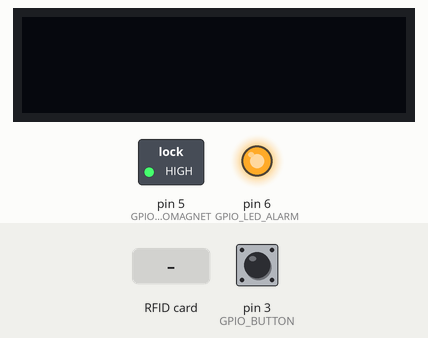
Recording of a program running on a simulated Arduino Uno, built with avr-gcc and run on an emulated ATmega328P. Parts: 128×32 one-colour display, switched loads named in the program (green lamp = pin HIGH), output pins drawn as LEDs (lit = HIGH). Dashed ring = blinking. Inputs (shaded band) come from the test bench; at power-on: pin 3 (GPIO_BUTTON) HIGH. Pins used as bus, display or sensor lines are not drawn; what the program prints to the serial monitor is not drawn.

Above: at 1.2 s.
1.3 s: RFID card 5E 7A 19 C4 held to the reader
At 2.6 s:
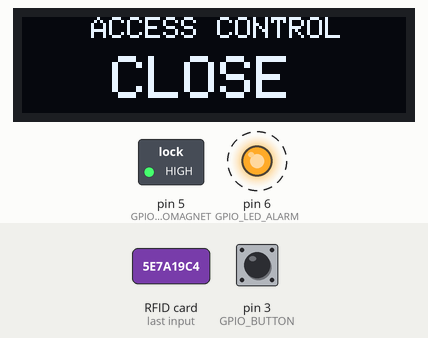
4.3 s: pin 3 (GPIO_BUTTON) pulled LOW for 1 s
At 7.1 s:
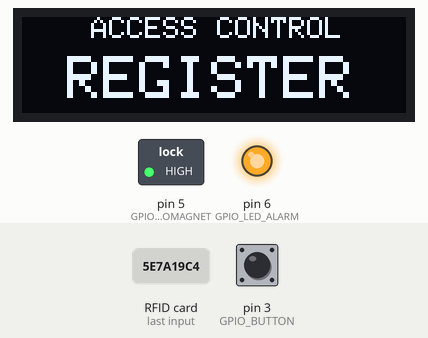
7.5 s: pin 3 (GPIO_BUTTON) pulled LOW for 3.2 s
At 11.4 s:
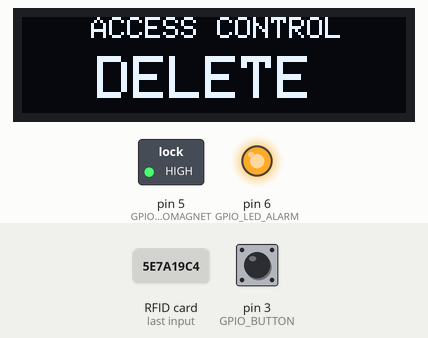
Timing chart, 0 to 12.9 s (numbered marks = the images above; inputs shaded):
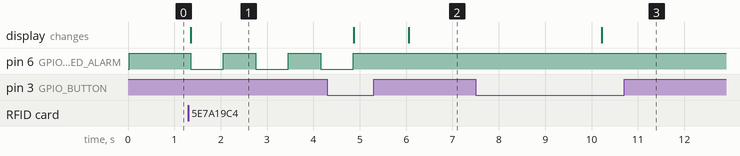

Measured:
- after the input at 1.3 s, pin 6 (GPIO_LED_ALARM): alternates HIGH for 0.70 s and LOW for 0.70 s, starting after 0.06 s; the display: changes after 0.06 s (image 1)
- after the input at 4.3 s, the display: first differs from a run without the input after 1.8 s (image 2)
- after the input at 7.5 s, the display: changes after 2.7 s (image 3)

The program:

main.cpp
```cpp
// importante funçao trim()


#include <Arduino.h>
#include <Adafruit_SSD1306.h>
#include <Adafruit_GFX.h>
#include <MFRC522.h>
#include <SPI.h>


#define SCREEN_WIDTH 128 // Largura do display
#define SCREEN_HEIGHT 32 // Altura do display

#define RAIO_CILINDRO 4.9
#define CONSTANTE_PI 3.142
#define ALTURA_MAX_CILINDRO 242

#define GPIO_ELETROMAGNET 5
#define GPIO_LED_ALARM 6
#define GPIO_BUTTON 3

#define SECONDS_FOR_DELETE_CARD 3

#define SS_PIN 10
#define RST_PIN 9

// Variaveis globais

#define SCREEN_ADDRESS 0x3C // Endereço do display (tente trocar por 0x3D se não funcionar)

// Declaration for an SSD1306 display connected to I2C (SDA, SCL pins)
#define OLED_RESET     -1 // Reset pin # (or -1 if sharing Arduino reset pin)

int cont_button = 0;
bool flag_press = false;

Adafruit_SSD1306 display(SCREEN_WIDTH, SCREEN_HEIGHT, &Wire, OLED_RESET);


enum MachineStates
{
  waiting_card = 0,
  register_card,
  delete_card
};

MachineStates CurrentState;


enum StateDisplay
{
  default_screen = 0,
  access_allowed_screen,
  access_failure_screen,
  register_screen,
  delete_screen,
  action_success_screen,
  action_fail_screen,
  open_door_screen,
  close_door_screen
};

StateDisplay CurrentStateScreen;


MFRC522 mfrc522(SS_PIN, RST_PIN); // Instance of the class

MFRC522::MIFARE_Key key;

// Definindo as dimensões da matriz
const int tamanho = 12;

// Declarando a matriz
String meuArray [tamanho];


String valorCartao = ""; // Variável para armazenar o valor do cartão lido

int posicaoArray = 0;

bool authorized = false;

// Declaracao dos prtotipos de funcoes

void ExecuteMachineState();
void intIOs();
void checkButton();
void screenDisplay(int state);
void configTimer1();
void waiting_card_function();
void pisca_led(int delay_time);

//-------------------------------------------

ISR(TIMER1_OVF_vect){                          //interrupção do TIMER1
  TCNT1 = 0xC2F7;                                 // Renicia TIMER
  checkButton();
}

void setup()
{
  Serial.begin(115200);

  display.begin(SSD1306_SWITCHCAPVCC, SCREEN_ADDRESS);

  intIOs();

  configTimer1();

  CurrentStateScreen = default_screen;
  screenDisplay(CurrentStateScreen);

  SPI.begin();          // Inicia comunicação SPI bus
  mfrc522.PCD_Init();   // Inicia MFRC522

}


void loop(){

  ExecuteMachineState();
  }


 void intIOs(){

  pinMode(GPIO_BUTTON, INPUT);
  pinMode(GPIO_ELETROMAGNET, OUTPUT);
  pinMode(GPIO_LED_ALARM, OUTPUT);

  digitalWrite(GPIO_ELETROMAGNET, HIGH);
  digitalWrite(GPIO_LED_ALARM, HIGH);
  }

void ExecuteMachineState(){


  switch (CurrentState){

  case waiting_card:

  CurrentStateScreen = default_screen;
  screenDisplay(CurrentStateScreen);

  waiting_card_function();
  break;


  case register_card:

    CurrentStateScreen = register_screen;
    screenDisplay(CurrentStateScreen);
    delay(1000);
    Serial.println("register_card");

      // Verifica se há cartões presentes
  if (mfrc522.PICC_IsNewCardPresent() && mfrc522.PICC_ReadCardSerial()) {
    // Lê o UID do cartão RFID
    String uid = "";
    for (byte i = 0; i < mfrc522.uid.size; i++) {
      uid += String(mfrc522.uid.uidByte[i] < 0x10 ? " 0" : " ");
      uid += String(mfrc522.uid.uidByte[i], HEX);
    }
    uid.toUpperCase();

    Serial.print("UID do cartão: ");
    Serial.println(uid);

    // Salva o UID do cartão na variável valorCartao
    valorCartao = uid;
    valorCartao.trim();
    Serial.print("valorCartao");
    Serial.println(valorCartao);
    // Pausa por um momento para evitar leituras repetidas

    posicaoArray++;

    if(posicaoArray <= 5){
      meuArray[posicaoArray] = valorCartao;
      CurrentStateScreen = action_success_screen;
      screenDisplay(CurrentStateScreen);
      pisca_led(250);
      delay(2000);
    }


    delay(1000);
    CurrentState = waiting_card;
  }

  break;


  case delete_card:

    CurrentStateScreen = delete_screen;
    screenDisplay(CurrentStateScreen);
    delay(1000);
    Serial.println("delete_card");

    // Verifica se há cartões presentes
  if (mfrc522.PICC_IsNewCardPresent() && mfrc522.PICC_ReadCardSerial()) {
    // Lê o UID do cartão RFID
    String uid = "";
    for (byte i = 0; i < mfrc522.uid.size; i++) {
      uid += String(mfrc522.uid.uidByte[i] < 0x10 ? " 0" : " ");
      uid += String(mfrc522.uid.uidByte[i], HEX);
    }
    uid.toUpperCase();

    Serial.print("UID do cartão: ");
    Serial.println(uid);

    // Salva o UID do cartão na variável valorCartao
    valorCartao = uid;
    valorCartao.trim();
    Serial.print("valorCartao");
    Serial.println(valorCartao);
    // Pausa por um momento para evitar leituras repetidas


    for (int i = 0; i <= 5; i++){

      if(meuArray[i] == valorCartao){
      meuArray[i] = "0";
      posicaoArray--;

      CurrentStateScreen = action_success_screen;
      screenDisplay(CurrentStateScreen);
      pisca_led(250);
      }
    }


    delay(2000);
    CurrentState = waiting_card;


  break;

  }
  }
}

void screenDisplay(int state){

  switch (state){

  case default_screen:

  display.clearDisplay();
  display.display();
  break;


  case access_allowed_screen:

  display.clearDisplay();

  display.setTextSize(1); // Tamanho
  display.setTextColor(WHITE); // Cor
  display.setCursor(23, 0);
  display.print("ACCESS CONTROL");

  display.setTextSize(2); // Tamanho
  display.setTextColor(WHITE); // Cor
  display.setCursor(10, 13); // Cursor pode ir de 0,0 a 128,32
  display.print("ACCESS OK");

  display.display();
  break;


  case access_failure_screen:

  display.clearDisplay();

  display.setTextSize(1); // Tamanho
  display.setTextColor(WHITE); // Cor
  display.setCursor(23, 0);
  display.print("ACCESS CONTROL");

  display.setTextSize(2); // Tamanho
  display.setTextColor(WHITE); // Cor
  display.setCursor(10, 13); // Cursor pode ir de 0,0 a 128,32
  display.print("NO ACCESS");

  display.display();
  break;

  case register_screen:

  display.clearDisplay();

  display.setTextSize(1); // Tamanho
  display.setTextColor(WHITE); // Cor
  display.setCursor(23, 0);
  display.print("ACCESS CONTROL");

  display.setTextSize(2); // Tamanho
  display.setTextColor(WHITE); // Cor
  display.setCursor(15, 13); // Cursor pode ir de 0,0 a 128,32
  display.print("REGISTER");

  display.display();

  break;

  case delete_screen:

  display.clearDisplay();

  display.setTextSize(1); // Tamanho
  display.setTextColor(WHITE); // Cor
  display.setCursor(23, 0);
  display.print("ACCESS CONTROL");

  display.setTextSize(2); // Tamanho
  display.setTextColor(WHITE); // Cor
  display.setCursor(25, 13); // Cursor pode ir de 0,0 a 128,32
  display.print("DELETE");

  display.display();

  break;

  case action_success_screen:

  display.clearDisplay();

  display.setTextSize(1); // Tamanho
  display.setTextColor(WHITE); // Cor
  display.setCursor(23, 0);
  display.print("ACCESS CONTROL");

  display.setTextSize(2); // Tamanho
  display.setTextColor(WHITE); // Cor
  display.setCursor(10, 13); // Cursor pode ir de 0,0 a 128,32
  display.print("SUCCESS!");

  display.display();
  break;

  case action_fail_screen:

  display.clearDisplay();

  display.setTextSize(1); // Tamanho
  display.setTextColor(WHITE); // Cor
  display.setCursor(23, 0);
  display.print("ACCESS CONTROL");

  display.setTextSize(2); // Tamanho
  display.setTextColor(WHITE); // Cor
  display.setCursor(10, 13); // Cursor pode ir de 0,0 a 128,32
  display.print("FAIL!");

  display.display();
  break;

  case open_door_screen:

  display.clearDisplay();

  display.setTextSize(1); // Tamanho
  display.setTextColor(WHITE); // Cor
  display.setCursor(23, 0);
  display.print("ACCESS CONTROL");

  display.setTextSize(2); // Tamanho
  display.setTextColor(WHITE); // Cor
  display.setCursor(30, 13); // Cursor pode ir de 0,0 a 128,32
  display.print("OPEN");

  display.display();
  break;

case close_door_screen:

  display.clearDisplay();

  display.setTextSize(1); // Tamanho
  display.setTextColor(WHITE); // Cor
  display.setCursor(23, 0);
  display.print("ACCESS CONTROL");

  display.setTextSize(2); // Tamanho
  display.setTextColor(WHITE); // Cor
  display.setCursor(30, 13); // Cursor pode ir de 0,0 a 128,32
  display.print("CLOSE");

  display.display();
  break;


  }

}

void configTimer1(){

   // Configuração do timer1
  TCCR1A = 0;                        //confira timer para operação normal pinos OC1A e OC1B desconectados
  TCCR1B = 0;                        //limpa registrador
  TCCR1B |= (1<<CS10)|(1 << CS12);   // configura prescaler para 1024: CS12 = 1 e CS10 = 1

  TCNT1 = 0xC2F7;                    // incia timer com valor para que estouro ocorra em 1 segundo
                                     // 65536-(16MHz/1024/1Hz) = 49911 = 0xC2F7

  TIMSK1 |= (1 << TOIE1);           // habilita a interrupção do TIMER1
}

void checkButton(){


  if(!digitalRead(GPIO_BUTTON)){
    flag_press = true;
    cont_button++;
  }

  if(digitalRead(GPIO_BUTTON) && flag_press){
    flag_press = false;
    cont_button = 0;

    CurrentState = register_card;
  }

  if(cont_button >= SECONDS_FOR_DELETE_CARD){
    flag_press = false;
    cont_button = 0;

    CurrentState = delete_card;
  }
}

void waiting_card_function(){

 // Verifica novos cartões
  if ( ! mfrc522.PICC_IsNewCardPresent())
  {
    return;
  }
  // Seleciona um dos cartões
  if ( ! mfrc522.PICC_ReadCardSerial())
  {
    return;
  }

  // Mostra UID na serial
  Serial.print("UID da tag :");
  String conteudo= "";
  for (byte i = 0; i < mfrc522.uid.size; i++)
  {
     Serial.print(mfrc522.uid.uidByte[i] < 0x10 ? " 0" : " ");
     Serial.print(mfrc522.uid.uidByte[i], HEX);


     conteudo.concat(String(mfrc522.uid.uidByte[i] < 0x10 ? " 0" : " "));
     conteudo.concat(String(mfrc522.uid.uidByte[i], HEX));
  }

  Serial.println();
  Serial.print("Mensagem : ");
  conteudo.toUpperCase(); //Converte uma String para sua versão composta apenas de letras maiúsculas

  authorized = false;


  for(int i = 0; i <= 5; i++){

  Serial.print("Leitura da Posicaoo: ");
  Serial.println(i);

    if (conteudo.substring(1) == meuArray[i]) //UID 1 - Chaveiro
  {
    Serial.println("Chaveiro identificado!");
    Serial.println();
    digitalWrite(GPIO_ELETROMAGNET, LOW);
    CurrentStateScreen = open_door_screen;
    screenDisplay(CurrentStateScreen);
    delay(3000);
    digitalWrite(GPIO_ELETROMAGNET, HIGH);
    authorized = true;
  }
}

if (!authorized){
  CurrentStateScreen = close_door_screen;
  screenDisplay(CurrentStateScreen);

    pisca_led(700);
}


}

void pisca_led(int delay_time){

  digitalWrite(GPIO_LED_ALARM, LOW);
   delay(delay_time);

   digitalWrite(GPIO_LED_ALARM, HIGH);
   delay(delay_time);
   digitalWrite(GPIO_LED_ALARM, LOW);
   delay(delay_time);

   digitalWrite(GPIO_LED_ALARM, HIGH);
   delay(delay_time);
   digitalWrite(GPIO_LED_ALARM, LOW);
   delay(delay_time);
   digitalWrite(GPIO_LED_ALARM, HIGH);


}
```
